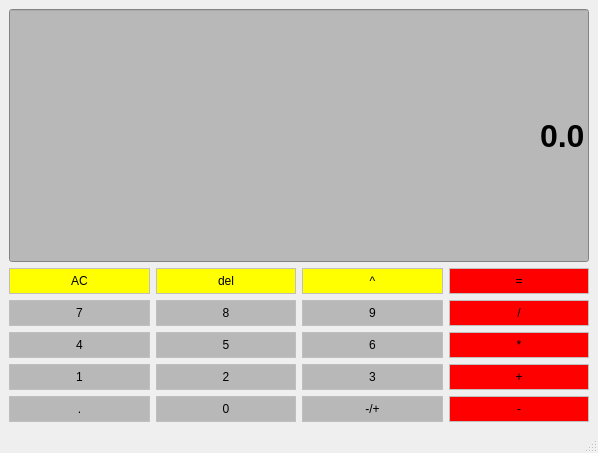
<?xml version="1.0" encoding="UTF-8"?>
<ui version="4.0">
 <class>Calculator</class>
 <widget class="QMainWindow" name="Calculator">
  <property name="geometry">
   <rect>
    <x>0</x>
    <y>0</y>
    <width>598</width>
    <height>453</height>
   </rect>
  </property>
  <property name="windowTitle">
   <string>Calculator</string>
  </property>
  <widget class="QWidget" name="centralwidget">
   <layout class="QGridLayout" name="gridLayout">
    <item row="1" column="0">
     <widget class="QPushButton" name="pushButtonClear">
      <property name="styleSheet">
       <string notr="true">QPushButton{
	background-color:rgb(255, 255, 0);
	padding: 5px;
	border: 1px solid rgb(191, 191, 191);
}

QPushButton:pressed{
	background-color:rgb(255, 0, 0);
	padding: 5px;
	border: 1px solid rgb(191, 191, 191);
}</string>
      </property>
      <property name="text">
       <string>AC</string>
      </property>
     </widget>
    </item>
    <item row="2" column="3">
     <widget class="QPushButton" name="pushButtonDiv">
      <property name="styleSheet">
       <string notr="true">QPushButton{
	background-color:rgb(255, 0, 0);
	padding: 5px;
	border: 1px solid rgb(191, 191, 191);
}

QPushButton:pressed{
	background-color:rgb(255, 255, 0);
	padding: 5px;
	border: 1px solid rgb(191, 191, 191);
}</string>
      </property>
      <property name="text">
       <string>/</string>
      </property>
     </widget>
    </item>
    <item row="5" column="3">
     <widget class="QPushButton" name="pushButtonMinus">
      <property name="styleSheet">
       <string notr="true">QPushButton{
	background-color:rgb(255, 0, 0);
	padding: 5px;
	border: 1px solid rgb(191, 191, 191);
}

QPushButton:pressed{
	background-color:rgb(255, 255, 0);
	padding: 5px;
	border: 1px solid rgb(191, 191, 191);
}</string>
      </property>
      <property name="text">
       <string>-</string>
      </property>
     </widget>
    </item>
    <item row="3" column="3">
     <widget class="QPushButton" name="pushButtonMul">
      <property name="styleSheet">
       <string notr="true">QPushButton{
	background-color:rgb(255, 0, 0);
	padding: 5px;
	border: 1px solid rgb(191, 191, 191);
}

QPushButton:pressed{
	background-color:rgb(255, 255, 0);
	padding: 5px;
	border: 1px solid rgb(191, 191, 191);
}</string>
      </property>
      <property name="text">
       <string>*</string>
      </property>
     </widget>
    </item>
    <item row="3" column="2">
     <widget class="QPushButton" name="pushButton6">
      <property name="styleSheet">
       <string notr="true">QPushButton{
	background-color:rgb(184, 184, 184);
	padding: 5px;
	border: 1px solid rgb(191, 191, 191);
}

QPushButton:pressed{
	background-color:rgb(255, 0, 0);
	padding: 5px;
	border: 1px solid rgb(191, 191, 191);
}</string>
      </property>
      <property name="text">
       <string>6</string>
      </property>
     </widget>
    </item>
    <item row="1" column="2">
     <widget class="QPushButton" name="pushButtonPoten">
      <property name="styleSheet">
       <string notr="true">QPushButton{
	background-color:rgb(255, 255, 0);
	padding: 5px;
	border: 1px solid rgb(191, 191, 191);
}

QPushButton:pressed{
	background-color:rgb(255, 0, 0);
	padding: 5px;
	border: 1px solid rgb(191, 191, 191);
}</string>
      </property>
      <property name="text">
       <string>^</string>
      </property>
     </widget>
    </item>
    <item row="2" column="0">
     <widget class="QPushButton" name="pushButton7">
      <property name="styleSheet">
       <string notr="true">QPushButton{
	background-color:rgb(184, 184, 184);
	padding: 5px;
	border: 1px solid rgb(191, 191, 191);
}

QPushButton:pressed{
	background-color:rgb(255, 0, 0);
	padding: 5px;
	border: 1px solid rgb(191, 191, 191);
}</string>
      </property>
      <property name="text">
       <string>7</string>
      </property>
     </widget>
    </item>
    <item row="2" column="1">
     <widget class="QPushButton" name="pushButton8">
      <property name="styleSheet">
       <string notr="true">QPushButton{
	background-color:rgb(184, 184, 184);
	padding: 5px;
	border: 1px solid rgb(191, 191, 191);
}

QPushButton:pressed{
	background-color:rgb(255, 0, 0);
	padding: 5px;
	border: 1px solid rgb(191, 191, 191);
}</string>
      </property>
      <property name="text">
       <string>8</string>
      </property>
     </widget>
    </item>
    <item row="3" column="1">
     <widget class="QPushButton" name="pushButton5">
      <property name="styleSheet">
       <string notr="true">QPushButton{
	background-color:rgb(184, 184, 184);
	padding: 5px;
	border: 1px solid rgb(191, 191, 191);
}

QPushButton:pressed{
	background-color:rgb(255, 0, 0);
	padding: 5px;
	border: 1px solid rgb(191, 191, 191);
}</string>
      </property>
      <property name="text">
       <string>5</string>
      </property>
     </widget>
    </item>
    <item row="5" column="0">
     <widget class="QPushButton" name="pushButtonDot">
      <property name="styleSheet">
       <string notr="true">QPushButton{
	background-color:rgb(184, 184, 184);
	padding: 5px;
	border: 1px solid rgb(191, 191, 191);
}

QPushButton:pressed{
	background-color:rgb(255, 0, 0);
	padding: 5px;
	border: 1px solid rgb(191, 191, 191);
}</string>
      </property>
      <property name="text">
       <string>.</string>
      </property>
     </widget>
    </item>
    <item row="1" column="1">
     <widget class="QPushButton" name="pushButtonDel">
      <property name="styleSheet">
       <string notr="true">QPushButton{
	background-color:rgb(255, 255, 0);
	padding: 5px;
	border: 1px solid rgb(191, 191, 191);
}

QPushButton:pressed{
	background-color:rgb(255, 0, 0);
	padding: 5px;
	border: 1px solid rgb(191, 191, 191);
}</string>
      </property>
      <property name="text">
       <string>del</string>
      </property>
     </widget>
    </item>
    <item row="3" column="0">
     <widget class="QPushButton" name="pushButton4">
      <property name="styleSheet">
       <string notr="true">QPushButton{
	background-color:rgb(184, 184, 184);
	padding: 5px;
	border: 1px solid rgb(191, 191, 191);
}

QPushButton:pressed{
	background-color:rgb(255, 0, 0);
	padding: 5px;
	border: 1px solid rgb(191, 191, 191);
}</string>
      </property>
      <property name="text">
       <string>4</string>
      </property>
     </widget>
    </item>
    <item row="5" column="1">
     <widget class="QPushButton" name="pushButton0">
      <property name="styleSheet">
       <string notr="true">QPushButton{
	background-color:rgb(184, 184, 184);
	padding: 5px;
	border: 1px solid rgb(191, 191, 191);
}

QPushButton:pressed{
	background-color:rgb(255, 0, 0);
	padding: 5px;
	border: 1px solid rgb(191, 191, 191);
}</string>
      </property>
      <property name="text">
       <string>0</string>
      </property>
     </widget>
    </item>
    <item row="2" column="2">
     <widget class="QPushButton" name="pushButton9">
      <property name="styleSheet">
       <string notr="true">QPushButton{
	background-color:rgb(184, 184, 184);
	padding: 5px;
	border: 1px solid rgb(191, 191, 191);
}

QPushButton:pressed{
	background-color:rgb(255, 0, 0);
	padding: 5px;
	border: 1px solid rgb(191, 191, 191);
}</string>
      </property>
      <property name="text">
       <string>9</string>
      </property>
     </widget>
    </item>
    <item row="4" column="0">
     <widget class="QPushButton" name="pushButton1">
      <property name="styleSheet">
       <string notr="true">QPushButton{
	background-color:rgb(184, 184, 184);
	padding: 5px;
	border: 1px solid rgb(191, 191, 191);
}

QPushButton:pressed{
	background-color:rgb(255, 0, 0);
	padding: 5px;
	border: 1px solid rgb(191, 191, 191);
}</string>
      </property>
      <property name="text">
       <string>1</string>
      </property>
     </widget>
    </item>
    <item row="4" column="2">
     <widget class="QPushButton" name="pushButton3">
      <property name="styleSheet">
       <string notr="true">QPushButton{
	background-color:rgb(184, 184, 184);
	padding: 5px;
	border: 1px solid rgb(191, 191, 191);
}

QPushButton:pressed{
	background-color:rgb(255, 0, 0);
	padding: 5px;
	border: 1px solid rgb(191, 191, 191);
}</string>
      </property>
      <property name="text">
       <string>3</string>
      </property>
     </widget>
    </item>
    <item row="4" column="1">
     <widget class="QPushButton" name="pushButton2">
      <property name="styleSheet">
       <string notr="true">QPushButton{
	background-color:rgb(184, 184, 184);
	padding: 5px;
	border: 1px solid rgb(191, 191, 191);
}

QPushButton:pressed{
	background-color:rgb(255, 0, 0);
	padding: 5px;
	border: 1px solid rgb(191, 191, 191);
}</string>
      </property>
      <property name="text">
       <string>2</string>
      </property>
     </widget>
    </item>
    <item row="5" column="2">
     <widget class="QPushButton" name="pushButtonSgn">
      <property name="styleSheet">
       <string notr="true">QPushButton{
	background-color:rgb(184, 184, 184);
	padding: 5px;
	border: 1px solid rgb(191, 191, 191);
}

QPushButton:pressed{
	background-color:rgb(255, 0, 0);
	padding: 5px;
	border: 1px solid rgb(191, 191, 191);
}</string>
      </property>
      <property name="text">
       <string>-/+</string>
      </property>
     </widget>
    </item>
    <item row="4" column="3">
     <widget class="QPushButton" name="pushButtonPlus">
      <property name="styleSheet">
       <string notr="true">QPushButton{
	background-color:rgb(255, 0, 0);
	padding: 5px;
	border: 1px solid rgb(191, 191, 191);
}

QPushButton:pressed{
	background-color:rgb(255, 255, 0);
	padding: 5px;
	border: 1px solid rgb(191, 191, 191);
}</string>
      </property>
      <property name="text">
       <string>+</string>
      </property>
     </widget>
    </item>
    <item row="1" column="3">
     <widget class="QPushButton" name="pushButtonEq">
      <property name="styleSheet">
       <string notr="true">QPushButton{
	background-color:rgb(255, 0, 0);
	padding: 5px;
	border: 1px solid rgb(191, 191, 191);
}

QPushButton:pressed{
	background-color:rgb(255, 255, 0);
	padding: 5px;
	border: 1px solid rgb(191, 191, 191);
}</string>
      </property>
      <property name="text">
       <string>=</string>
      </property>
     </widget>
    </item>
    <item row="0" column="0" colspan="4">
     <widget class="QLineEdit" name="lineEdit">
      <property name="sizePolicy">
       <sizepolicy hsizetype="Preferred" vsizetype="Expanding">
        <horstretch>0</horstretch>
        <verstretch>0</verstretch>
       </sizepolicy>
      </property>
      <property name="font">
       <font>
        <pointsize>24</pointsize>
        <weight>75</weight>
        <bold>true</bold>
       </font>
      </property>
      <property name="styleSheet">
       <string notr="true">QLineEdit{
	background-color:rgb(184, 184, 184);
}</string>
      </property>
      <property name="text">
       <string>0.0</string>
      </property>
      <property name="alignment">
       <set>Qt::AlignRight|Qt::AlignTrailing|Qt::AlignVCenter</set>
      </property>
     </widget>
    </item>
   </layout>
  </widget>
  <widget class="QMenuBar" name="menubar">
   <property name="geometry">
    <rect>
     <x>0</x>
     <y>0</y>
     <width>598</width>
     <height>21</height>
    </rect>
   </property>
  </widget>
  <widget class="QStatusBar" name="statusbar"/>
 </widget>
 <resources/>
 <connections/>
</ui>
